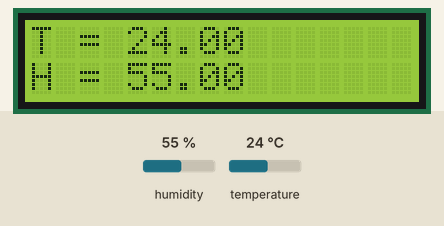
Simulated run of this sketch. Board: Arduino Uno, built with avr-gcc and run on an emulated ATmega328P. Shown: 16×2 character LCD. Inputs (shaded band) come from the test bench; at power-on: humidity 55 %, temperature 24 °C. What the sketch prints to the serial monitor is not drawn.

Above: at 2.7 s.
2.8 s: humidity set to 22 %
At 5.4 s:
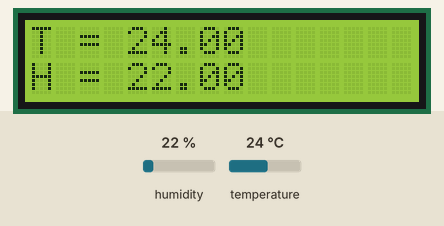
5.8 s: temperature set to 12 °C
At 7.4 s:
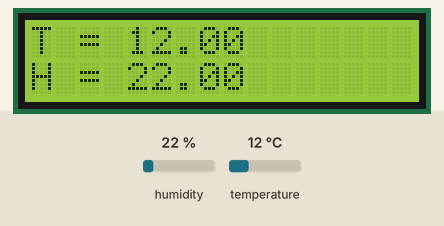
8.8 s: humidity set to 40 %
At 11.3 s:
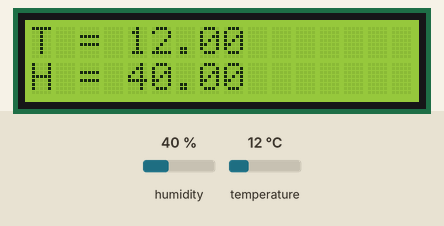
11.8 s: temperature set to 19 °C
At 13.2 s:
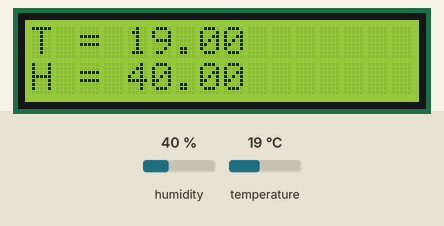
Timing chart, 0 to 14.8 s (numbered marks = the images above; inputs shaded):
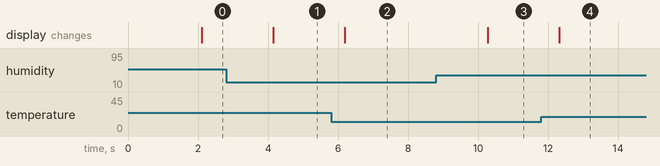

The sketch:

Temp.ino
```cpp
#include "DHT.h"
#define DHTPIN 17
#define DHTTYPE DHT11

#include <LiquidCrystal_I2C.h>
LiquidCrystal_I2C mylcd(0x27, 16, 2);

DHT dht(DHTPIN, DHTTYPE);

void setup() {
  Serial.begin(115200);
  dht.begin();
  mylcd.init();
  mylcd.backlight();
}

void loop() {
  delay(2000);
  humidity_read();
  temperature_read();

}
```

sensor_functions.ino
```cpp
void temperature_read(){
  float t = dht.readTemperature();
  Serial.print(F("%  Temperature: "));
  Serial.print(t);
  Serial.println(F("°C "));
  mylcd.setCursor(0, 0);
  mylcd.print("T = "+String(t));

}

void humidity_read(){
  float h = dht.readHumidity();
  Serial.print(F("Humidity: "));
  Serial.print(h);
  mylcd.setCursor(0, 1);
  mylcd.print("H = "+String(h));
}
```

Measured:
- after the input at 2.8 s, the display: changes after 1.4 s (image 1)
- after the input at 5.8 s, the display: changes after 0.39 s (image 2)
- after the input at 8.8 s, the display: changes after 1.5 s (image 3)
- after the input at 11.8 s, the display: changes after 0.52 s (image 4)
